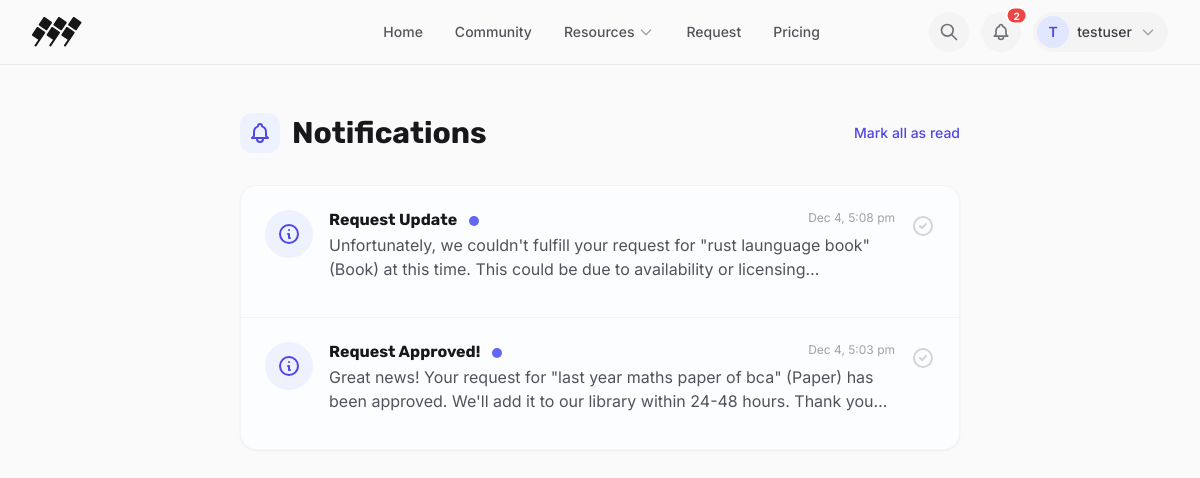
/notifications.php (signed in), run on the app's committed database.
### tables this page shows
CREATE TABLE `notifications` (
  `id` int(11) NOT NULL AUTO_INCREMENT,
  `user_id` int(11) NOT NULL,
  `type` varchar(50) DEFAULT 'system',
  `title` varchar(255) NOT NULL,
  `message` text NOT NULL,
  `link` varchar(255) DEFAULT NULL,
  `is_read` tinyint(1) DEFAULT 0,
  `created_at` timestamp NOT NULL DEFAULT current_timestamp(),
  PRIMARY KEY (`id`),
  KEY `user_id` (`user_id`),
  CONSTRAINT `notifications_ibfk_1` FOREIGN KEY (`user_id`) REFERENCES `users` (`id`) ON DELETE CASCADE
);

### notifications.php (the view, shortened to what this page needs)
<?php
require_once 'includes/db.php';
$user_id = $_SESSION['user_id'];
$stmt = $conn->prepare("SELECT * FROM notifications WHERE user_id = ? ORDER BY created_at DESC");
$stmt->bind_param('i', $user_id);
$stmt->execute();
$notifications = $stmt->get_result()->fetch_all(MYSQLI_ASSOC);
?>
<!DOCTYPE html>
<html lang="en">
<head>
    <link href="assets/css/index.css" rel="stylesheet">
    <script src="https://cdn.tailwindcss.com"></script>
</head>
<body class="antialiased bg-[#FAFAFA]">
    <?php include 'includes/header.php'; ?>
    <section class="py-12">
        <div class="container mx-auto px-6 max-w-3xl">
            <div class="flex items-center justify-between mb-8">
                <h1 class="text-3xl font-bold text-zinc-900 flex items-center gap-3">
                    <div class="p-2 bg-indigo-50 rounded-xl text-indigo-600">
                    </div>
                    Notifications
                </h1>
                <?php if (!empty($notifications)): ?>
                    <a href="notifications.php?mark_all_read=true" class="text-sm font-medium text-indigo-600 hover:text-indigo-700 transition">Mark all as read</a>
                <?php endif; ?>
            </div>
            <div class="bg-white border border-zinc-100 rounded-2xl shadow-sm overflow-hidden">
                <?php if (empty($notifications)): ?>
                    <div class="p-12 text-center text-zinc-500">
                        <svg xmlns="http://www.w3.org/2000/svg" class="h-12 w-12 mx-auto mb-4 text-zinc-300" fill="none" viewBox="0 0 24 24" stroke="currentColor" stroke-width="1.5">
                            <path stroke-linecap="round" stroke-linejoin="round" d="M15 17h5l-1.405-1.405A2.032 2.032 0 0118 14.158V11a6.002 6.002 0 00-4-5.659V5a2 2 0 10-4 0v.341C7.67 6.165 6 8.388 6 11v3.159c0 .538-.214 1.055-.595 1.436L4 17h5m6 0v1a3 3 0 11-6 0v-1m6 0H9" />
                        </svg>
                        <p class="text-lg font-medium text-zinc-800">You're all caught up!</p>
                        <p class="mt-1">You don't have any notifications right now.</p>
                    </div>
                <?php else: ?>
                    <div class="divide-y divide-zinc-100">
                        <?php foreach ($notifications as $notif): ?>
                            <?php
                                $is_read = $notif['is_read'];
                                $type = $notif['type'] ?? 'system';
                                if ($type === 'new_comment') {
                                    $icon_bg = 'bg-amber-50';
                                    $icon_text = 'text-amber-600';
                                    $icon_svg = '<path stroke-linecap="round" stroke-linejoin="round" d="M8 12h.01M12 12h.01M16 12h.01M21 12c0 4.418-4.03 8-9 8a9.863 9.863 0 01-4.255-.949L3 20l1.395-3.72C3.512 15.042 3 13.574 3 12c0-4.418 4.03-8 9-8s9 3.582 9 8z" />';
                                } else {
                                    $icon_bg = 'bg-indigo-50';
                                    $icon_text = 'text-indigo-600';
                                    $icon_svg = '<path stroke-linecap="round" stroke-linejoin="round" d="M13 16h-1v-4h-1m1-4h.01M21 12a9 9 0 11-18 0 9 9 0 0118 0z" />';
                                }
                            ?>
                            <div class="p-6 transition hover:bg-zinc-50 flex gap-4 <?php echo !$is_read ? 'bg-indigo-50/20' : ''; ?>">
                                <div class="w-12 h-12 rounded-full <?php echo $icon_bg . ' ' . $icon_text; ?> flex items-center justify-center flex-shrink-0">
                                    <svg xmlns="http://www.w3.org/2000/svg" class="h-6 w-6" fill="none" viewBox="0 0 24 24" stroke="currentColor" stroke-width="2">
                                        <?php echo $icon_svg; ?>
                                    </svg>
                                </div>
                                <div class="flex-1 min-w-0">
                                    <div class="flex items-start justify-between gap-2">
                                        <h3 class="font-bold text-zinc-900 <?php echo !$is_read ? '' : 'text-zinc-600'; ?>">
                                            <?php echo htmlspecialchars($notif['title']); ?>
                                            <?php if (!$is_read): ?>
                                                <span class="inline-block w-2.5 h-2.5 bg-indigo-500 rounded-full ml-2 align-middle"></span>
                                            <?php endif; ?>
                                        </h3>
                                        <span class="text-xs text-zinc-400 flex-shrink-0 whitespace-nowrap">
                                            <?php echo date('M j, g:i a', strtotime($notif['created_at'])); ?>
                                        </span>
                                    </div>
                                    <p class="text-zinc-600 mt-1 line-clamp-2">
                                        <?php echo htmlspecialchars($notif['message']); ?>
                                    </p>
                                </div>
                                <?php if (!$is_read): ?>
                                    <div class="flex-shrink-0 flex items-start pt-1">
                                        <a href="notifications.php?mark_read=<?php echo $notif['id']; ?>" class="text-zinc-300 hover:text-indigo-600 transition" title="Mark as read">
                                            <svg xmlns="http://www.w3.org/2000/svg" class="h-6 w-6" fill="none" viewBox="0 0 24 24" stroke="currentColor" stroke-width="2">
                                                <path stroke-linecap="round" stroke-linejoin="round" d="M9 12l2 2 4-4m6 2a9 9 0 11-18 0 9 9 0 0118 0z" />
                                            </svg>
                                        </a>
                                    </div>
                                <?php endif; ?>
                            </div>
                        <?php endforeach; ?>
                    </div>
                <?php endif; ?>
            </div>
        </div>
    </section>
</body>
</html>

### assets/css/index.css (style rules this page uses)
:root { --bg-primary: #FAFAFA; --bg-secondary: #F4F4F5; --bg-tertiary: #E4E4E7; --bg-accent: #EEF2FF; --bg-card: #FFFFFF; --text-primary: #18181B; --text-secondary: #71717A; --text-muted: #A1A1AA; --accent: #6366F1; --accent-hover: #4F46E5; --accent-light: #C7D2FE; --accent-secondary: #14B8A6; --border-color: #E4E4E7; --border-light: #F4F4F5; --font-heading: 'Rubik', sans-serif; --font-body: 'Inter', sans-serif; --font-mono: 'JetBrains Mono', monospace; --shadow-sm: 0 1px 2px 0 rgb(0 0 0 / 0.05); --shadow-md: 0 4px 6px -1px rgb(0 0 0 / 0.1), 0 2px 4px -2px rgb(0 0 0 / 0.1); --shadow-lg: 0 10px 15px -3px rgb(0 0 0 / 0.1), 0 4px 6px -4px rgb(0 0 0 / 0.1); --shadow-xl: 0 20px 25px -5px rgb(0 0 0 / 0.1), 0 8px 10px -6px rgb(0 0 0 / 0.1); }
* { margin: 0; padding: 0; box-sizing: border-box; }
body { font-family: var(--font-body); background-color: var(--bg-primary); color: var(--text-primary); -webkit-font-smoothing: antialiased; -moz-osx-font-smoothing: grayscale; overflow-x: hidden; line-height: 1.6; }
h1, h2, h3, h4, h5, h6 { font-family: var(--font-heading); font-weight: 600; color: var(--text-primary); line-height: 1.2; }
.container { max-width: 1280px; margin: 0 auto; padding: 0 1.5rem; }

### data on the page
notifications: title "Request Update", is_read 0 (drawn), created_at "Dec 4, 5:08 pm", message "Unfortunately, we couldn't fulfill your request for \"rust launguage book\" (Book) at this time. This could be due to availability or…"
notifications: title "Request Approved!", is_read 0 (drawn), created_at "Dec 4, 5:03 pm", message "Great news! Your request for \"last year maths paper of bca\" (Paper) has been approved. We'll add it to our library within 24-48 hours. Thank…"

### other printed values
$unread_notifs "2"
substr($_SESSION['username'] ?? 'U', 0, 1) "T"
$_SESSION['username'] "testuser"
